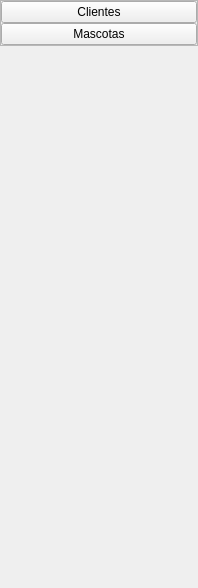
              <widget class="QWidget" name="page">
               <property name="geometry">
                <rect>
                 <x>0</x>
                 <y>0</y>
                 <width>198</width>
                 <height>588</height>
                </rect>
               </property>
               <attribute name="icon">
                <iconset resource="icons.qrc">
                 <normaloff>:/icons/icons/chevron-down.svg</normaloff>:/icons/icons/chevron-down.svg</iconset>
               </attribute>
               <attribute name="label">
                <string>Menu Clientes</string>
               </attribute>
               <layout class="QVBoxLayout" name="verticalLayout_6">
                <property name="spacing">
                 <number>0</number>
                </property>
                <property name="leftMargin">
                 <number>0</number>
                </property>
                <property name="topMargin">
                 <number>0</number>
                </property>
                <property name="rightMargin">
                 <number>0</number>
                </property>
                <property name="bottomMargin">
                 <number>0</number>
                </property>
                <item alignment="Qt::AlignTop">
                 <widget class="QFrame" name="frame_10">
                  <property name="frameShape">
                   <enum>QFrame::StyledPanel</enum>
                  </property>
                  <property name="frameShadow">
                   <enum>QFrame::Raised</enum>
                  </property>
                  <layout class="QVBoxLayout" name="verticalLayout_7">
                   <property name="spacing">
                    <number>0</number>
                   </property>
                   <property name="leftMargin">
                    <number>0</number>
                   </property>
                   <property name="topMargin">
                    <number>0</number>
                   </property>
                   <property name="rightMargin">
                    <number>0</number>
                   </property>
                   <property name="bottomMargin">
                    <number>0</number>
                   </property>
                   <item>
                    <widget class="QPushButton" name="clientPushButton">
                     <property name="cursor">
                      <cursorShape>PointingHandCursor</cursorShape>
                     </property>
                     <property name="layoutDirection">
                      <enum>Qt::LeftToRight</enum>
                     </property>
                     <property name="autoFillBackground">
                      <bool>false</bool>
                     </property>
                     <property name="styleSheet">
                      <string notr="true"> text-aling: left;</string>
                     </property>
                     <property name="text">
                      <string>Clientes</string>
                     </property>
                     <property name="icon">
                      <iconset resource="icons.qrc">
                       <normaloff>:/icons/icons/users.svg</normaloff>:/icons/icons/users.svg</iconset>
                     </property>
                     <property name="checkable">
                      <bool>false</bool>
                     </property>
                     <property name="autoRepeat">
                      <bool>false</bool>
                     </property>
                     <property name="autoExclusive">
                      <bool>false</bool>
                     </property>
                    </widget>
                   </item>
                   <item>
                    <widget class="QPushButton" name="petPushButton">
                     <property name="cursor">
                      <cursorShape>PointingHandCursor</cursorShape>
                     </property>
                     <property name="layoutDirection">
                      <enum>Qt::LeftToRight</enum>
                     </property>
                     <property name="autoFillBackground">
                      <bool>false</bool>
                     </property>
                     <property name="text">
                      <string>Mascotas</string>
                     </property>
                     <property name="icon">
                      <iconset resource="icons.qrc">
                       <normaloff>:/icons/icons/github.svg</normaloff>:/icons/icons/github.svg</iconset>
                     </property>
                     <property name="checkable">
                      <bool>false</bool>
                     </property>
                     <property name="autoRepeat">
                      <bool>false</bool>
                     </property>
                     <property name="autoExclusive">
                      <bool>false</bool>
                     </property>
                    </widget>
                   </item>
                  </layout>
                 </widget>
                </item>
               </layout>
              </widget>
